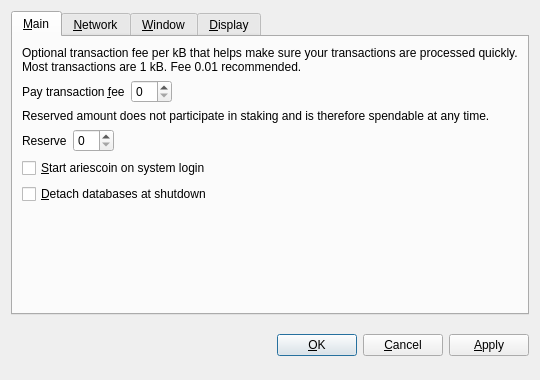
<?xml version="1.0" encoding="UTF-8"?>
<ui version="4.0">
 <class>OptionsDialog</class>
 <widget class="QDialog" name="OptionsDialog">
  <property name="geometry">
   <rect>
    <x>0</x>
    <y>0</y>
    <width>540</width>
    <height>380</height>
   </rect>
  </property>
  <property name="windowTitle">
   <string>Options</string>
  </property>
  <property name="modal">
   <bool>true</bool>
  </property>
  <layout class="QVBoxLayout" name="verticalLayout">
   <item>
    <widget class="QTabWidget" name="tabWidget">
     <property name="tabPosition">
      <enum>QTabWidget::North</enum>
     </property>
     <property name="currentIndex">
      <number>0</number>
     </property>
     <widget class="QWidget" name="tabMain">
      <attribute name="title">
       <string>&amp;Main</string>
      </attribute>
      <layout class="QVBoxLayout" name="verticalLayout_Main">
       <item>
        <widget class="QLabel" name="transactionFeeInfoLabel">
         <property name="text">
          <string>Optional transaction fee per kB that helps make sure your transactions are processed quickly. Most transactions are 1 kB. Fee 0.01 recommended.</string>
         </property>
         <property name="textFormat">
          <enum>Qt::PlainText</enum>
         </property>
         <property name="wordWrap">
          <bool>true</bool>
         </property>
        </widget>
       </item>
       <item>
        <layout class="QHBoxLayout" name="horizontalLayoutFee">
         <item>
          <widget class="QLabel" name="transactionFeeLabel">
           <property name="text">
            <string>Pay transaction &amp;fee</string>
           </property>
           <property name="textFormat">
            <enum>Qt::PlainText</enum>
           </property>
           <property name="buddy">
            <cstring>transactionFee</cstring>
           </property>
          </widget>
         </item>
         <item>
          <widget class="BitcoinAmountField" name="transactionFee"/>
         </item>
         <item>
          <spacer name="horizontalSpacerFee">
           <property name="orientation">
            <enum>Qt::Horizontal</enum>
           </property>
           <property name="sizeHint" stdset="0">
            <size>
             <width>40</width>
             <height>20</height>
            </size>
           </property>
          </spacer>
         </item>
        </layout>
       </item>
       <item>
        <widget class="QLabel" name="reserveBalanceInfoLabel">
         <property name="text">
          <string>Reserved amount does not participate in staking and is therefore spendable at any time.</string>
         </property>
         <property name="textFormat">
          <enum>Qt::PlainText</enum>
         </property>
         <property name="wordWrap">
          <bool>true</bool>
         </property>
        </widget>
       </item>
       <item>
        <layout class="QHBoxLayout" name="horizontalLayoutReserveBalance">
         <item>
          <widget class="QLabel" name="reserveBalanceLabel">
           <property name="text">
            <string>Reserve</string>
           </property>
           <property name="textFormat">
            <enum>Qt::PlainText</enum>
           </property>
           <property name="buddy">
            <cstring>reserveBalance</cstring>
           </property>
          </widget>
         </item>
         <item>
          <widget class="BitcoinAmountField" name="reserveBalance"/>
         </item>
         <item>
          <spacer name="horizontalSpacerReserveBalance">
           <property name="orientation">
            <enum>Qt::Horizontal</enum>
           </property>
           <property name="sizeHint" stdset="0">
            <size>
             <width>40</width>
             <height>20</height>
            </size>
           </property>
          </spacer>
         </item>
        </layout>
       </item>
       <item>
        <widget class="QCheckBox" name="bitcoinAtStartup">
         <property name="toolTip">
          <string>Automatically start ariescoin after logging in to the system.</string>
         </property>
         <property name="text">
          <string>&amp;Start ariescoin on system login</string>
         </property>
        </widget>
       </item>
       <item>
        <widget class="QCheckBox" name="detachDatabases">
         <property name="toolTip">
          <string>Detach block and address databases at shutdown. This means they can be moved to another data directory, but it slows down shutdown. The wallet is always detached.</string>
         </property>
         <property name="text">
          <string>&amp;Detach databases at shutdown</string>
         </property>
        </widget>
       </item>
       <item>
        <spacer name="verticalSpacer_Main">
         <property name="orientation">
          <enum>Qt::Vertical</enum>
         </property>
         <property name="sizeHint" stdset="0">
          <size>
           <width>20</width>
           <height>40</height>
          </size>
         </property>
        </spacer>
       </item>
      </layout>
     </widget>
     <widget class="QWidget" name="tabNetwork">
      <attribute name="title">
       <string>&amp;Network</string>
      </attribute>
      <layout class="QVBoxLayout" name="verticalLayout_Network">
       <item>
        <widget class="QCheckBox" name="mapPortUpnp">
         <property name="toolTip">
          <string>Automatically open the ariescoin client port on the router. This only works when your router supports UPnP and it is enabled.</string>
         </property>
         <property name="text">
          <string>Map port using &amp;UPnP</string>
         </property>
        </widget>
       </item>
       <item>
        <widget class="QCheckBox" name="connectSocks">
         <property name="toolTip">
          <string>Connect to the ariescoin network through a SOCKS proxy (e.g. when connecting through Tor).</string>
         </property>
         <property name="text">
          <string>&amp;Connect through SOCKS proxy:</string>
         </property>
        </widget>
       </item>
       <item>
        <layout class="QHBoxLayout" name="horizontalLayout_Network">
         <item>
          <widget class="QLabel" name="proxyIpLabel">
           <property name="text">
            <string>Proxy &amp;IP:</string>
           </property>
           <property name="textFormat">
            <enum>Qt::PlainText</enum>
           </property>
           <property name="buddy">
            <cstring>proxyIp</cstring>
           </property>
          </widget>
         </item>
         <item>
          <widget class="QValidatedLineEdit" name="proxyIp">
           <property name="maximumSize">
            <size>
             <width>140</width>
             <height>16777215</height>
            </size>
           </property>
           <property name="toolTip">
            <string>IP address of the proxy (e.g. 127.0.0.1)</string>
           </property>
          </widget>
         </item>
         <item>
          <widget class="QLabel" name="proxyPortLabel">
           <property name="text">
            <string>&amp;Port:</string>
           </property>
           <property name="textFormat">
            <enum>Qt::PlainText</enum>
           </property>
           <property name="buddy">
            <cstring>proxyPort</cstring>
           </property>
          </widget>
         </item>
         <item>
          <widget class="QLineEdit" name="proxyPort">
           <property name="maximumSize">
            <size>
             <width>55</width>
             <height>16777215</height>
            </size>
           </property>
           <property name="toolTip">
            <string>Port of the proxy (e.g. 9050)</string>
           </property>
          </widget>
         </item>
         <item>
          <widget class="QLabel" name="socksVersionLabel">
           <property name="text">
            <string>SOCKS &amp;Version:</string>
           </property>
           <property name="textFormat">
            <enum>Qt::PlainText</enum>
           </property>
           <property name="buddy">
            <cstring>socksVersion</cstring>
           </property>
          </widget>
         </item>
         <item>
          <widget class="QValueComboBox" name="socksVersion">
           <property name="toolTip">
            <string>SOCKS version of the proxy (e.g. 5)</string>
           </property>
          </widget>
         </item>
         <item>
          <spacer name="horizontalSpacer_Network">
           <property name="orientation">
            <enum>Qt::Horizontal</enum>
           </property>
           <property name="sizeHint" stdset="0">
            <size>
             <width>40</width>
             <height>20</height>
            </size>
           </property>
          </spacer>
         </item>
        </layout>
       </item>
       <item>
        <spacer name="verticalSpacer_Network">
         <property name="orientation">
          <enum>Qt::Vertical</enum>
         </property>
         <property name="sizeHint" stdset="0">
          <size>
           <width>20</width>
           <height>40</height>
          </size>
         </property>
        </spacer>
       </item>
      </layout>
     </widget>
     <widget class="QWidget" name="tabWindow">
      <attribute name="title">
       <string>&amp;Window</string>
      </attribute>
      <layout class="QVBoxLayout" name="verticalLayout_Window">
       <item>
        <widget class="QCheckBox" name="minimizeToTray">
         <property name="toolTip">
          <string>Show only a tray icon after minimizing the window.</string>
         </property>
         <property name="text">
          <string>&amp;Minimize to the tray instead of the taskbar</string>
         </property>
        </widget>
       </item>
       <item>
        <widget class="QCheckBox" name="minimizeOnClose">
         <property name="toolTip">
          <string>Minimize instead of exit the application when the window is closed. When this option is enabled, the application will be closed only after selecting Quit in the menu.</string>
         </property>
         <property name="text">
          <string>M&amp;inimize on close</string>
         </property>
        </widget>
       </item>
       <item>
        <spacer name="verticalSpacer_Window">
         <property name="orientation">
          <enum>Qt::Vertical</enum>
         </property>
         <property name="sizeHint" stdset="0">
          <size>
           <width>20</width>
           <height>40</height>
          </size>
         </property>
        </spacer>
       </item>
      </layout>
     </widget>
     <widget class="QWidget" name="tabDisplay">
      <attribute name="title">
       <string>&amp;Display</string>
      </attribute>
      <layout class="QVBoxLayout" name="verticalLayout_Display">
       <item>
        <layout class="QHBoxLayout" name="horizontalLayout_1_Display">
         <item>
          <widget class="QLabel" name="langLabel">
           <property name="text">
            <string>User Interface &amp;language:</string>
           </property>
           <property name="textFormat">
            <enum>Qt::PlainText</enum>
           </property>
           <property name="buddy">
            <cstring>lang</cstring>
           </property>
          </widget>
         </item>
         <item>
          <widget class="QValueComboBox" name="lang">
           <property name="toolTip">
            <string>The user interface language can be set here. This setting will take effect after restarting ariescoin.</string>
           </property>
          </widget>
         </item>
        </layout>
       </item>
       <item>
        <layout class="QHBoxLayout" name="horizontalLayout_2_Display">
         <item>
          <widget class="QLabel" name="unitLabel">
           <property name="text">
            <string>&amp;Unit to show amounts in:</string>
           </property>
           <property name="textFormat">
            <enum>Qt::PlainText</enum>
           </property>
           <property name="buddy">
            <cstring>unit</cstring>
           </property>
          </widget>
         </item>
         <item>
          <widget class="QValueComboBox" name="unit">
           <property name="toolTip">
            <string>Choose the default subdivision unit to show in the interface and when sending coins.</string>
           </property>
          </widget>
         </item>
        </layout>
       </item>
       <item>
        <widget class="QCheckBox" name="displayAddresses">
         <property name="toolTip">
          <string>Whether to show ariescoin addresses in the transaction list or not.</string>
         </property>
         <property name="text">
          <string>&amp;Display addresses in transaction list</string>
         </property>
        </widget>
       </item>
       <item>
        <widget class="QCheckBox" name="coinControlFeatures">
         <property name="toolTip">
          <string>Whether to show coin control features or not.</string>
         </property>
         <property name="text">
          <string>Display coin &amp;control features (experts only!)</string>
         </property>
        </widget>
       </item>
       <item>
        <spacer name="verticalSpacer_Display">
         <property name="orientation">
          <enum>Qt::Vertical</enum>
         </property>
         <property name="sizeHint" stdset="0">
          <size>
           <width>20</width>
           <height>40</height>
          </size>
         </property>
        </spacer>
       </item>
      </layout>
     </widget>
    </widget>
   </item>
   <item>
    <layout class="QHBoxLayout" name="horizontalLayout_Buttons">
     <item>
      <spacer name="horizontalSpacer_1">
       <property name="orientation">
        <enum>Qt::Horizontal</enum>
       </property>
       <property name="sizeHint" stdset="0">
        <size>
         <width>40</width>
         <height>48</height>
        </size>
       </property>
      </spacer>
     </item>
     <item>
      <widget class="QLabel" name="statusLabel">
       <property name="font">
        <font>
         <weight>75</weight>
         <bold>true</bold>
        </font>
       </property>
       <property name="text">
        <string/>
       </property>
       <property name="textFormat">
        <enum>Qt::PlainText</enum>
       </property>
       <property name="wordWrap">
        <bool>true</bool>
       </property>
      </widget>
     </item>
     <item>
      <spacer name="horizontalSpacer_2">
       <property name="orientation">
        <enum>Qt::Horizontal</enum>
       </property>
       <property name="sizeHint" stdset="0">
        <size>
         <width>40</width>
         <height>48</height>
        </size>
       </property>
      </spacer>
     </item>
     <item>
      <widget class="QPushButton" name="okButton">
       <property name="text">
        <string>&amp;OK</string>
       </property>
      </widget>
     </item>
     <item>
      <widget class="QPushButton" name="cancelButton">
       <property name="text">
        <string>&amp;Cancel</string>
       </property>
       <property name="autoDefault">
        <bool>false</bool>
       </property>
      </widget>
     </item>
     <item>
      <widget class="QPushButton" name="applyButton">
       <property name="text">
        <string>&amp;Apply</string>
       </property>
       <property name="autoDefault">
        <bool>false</bool>
       </property>
      </widget>
     </item>
    </layout>
   </item>
  </layout>
 </widget>
 <customwidgets>
  <customwidget>
   <class>BitcoinAmountField</class>
   <extends>QSpinBox</extends>
   <header>bitcoinamountfield.h</header>
  </customwidget>
  <customwidget>
   <class>QValueComboBox</class>
   <extends>QComboBox</extends>
   <header>qvaluecombobox.h</header>
  </customwidget>
  <customwidget>
   <class>QValidatedLineEdit</class>
   <extends>QLineEdit</extends>
   <header>qvalidatedlineedit.h</header>
  </customwidget>
 </customwidgets>
 <resources/>
 <connections/>
</ui>
